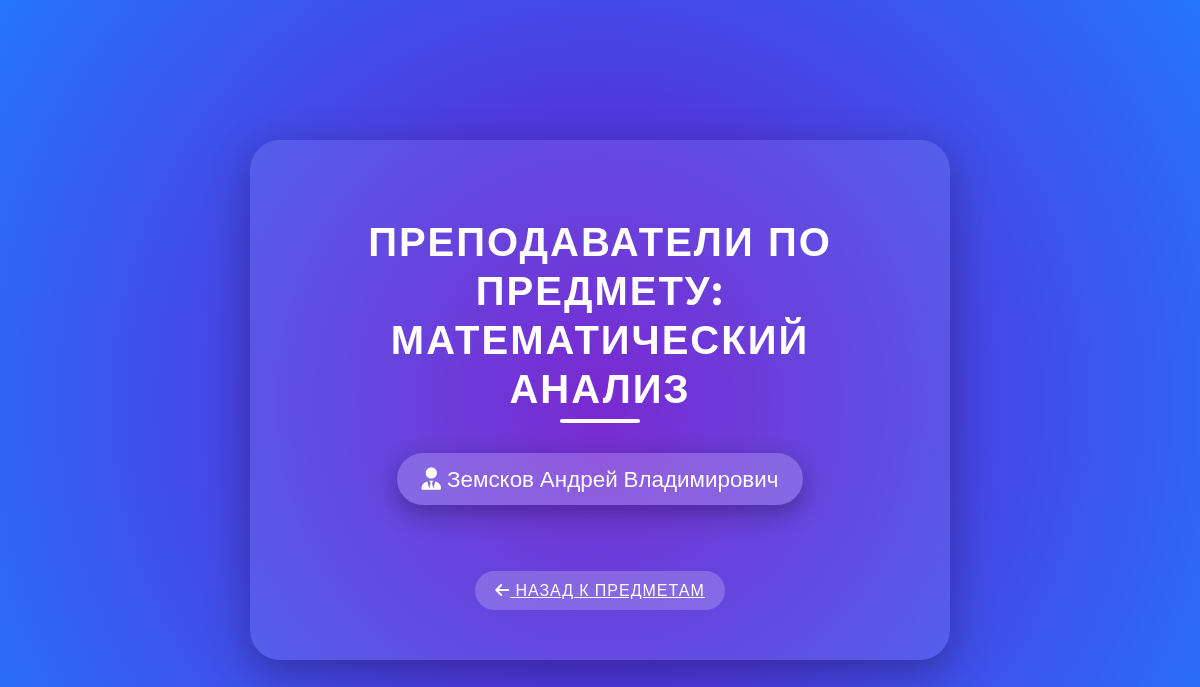
The app's page /subject/2/teachers/ (signed in) with its own data.
### coursework/models.py (models this page shows, shortened)
class Subject(models.Model):
    name = models.CharField(max_length=200)
    discipline = models.ForeignKey(Discipline, on_delete=models.CASCADE, related_name='subjects')
    class Meta:
        verbose_name = "Предмет"
        verbose_name_plural = "Предметы"
        ordering = ['name']

class Teacher(models.Model):
    name = models.CharField(max_length=200)
    subject = models.ForeignKey(Subject, on_delete=models.CASCADE, related_name='teachers')
    class Meta:
        verbose_name = "Преподаватель"
        verbose_name_plural = "Преподаватели"
        ordering = ['name']

### coursework/views.py (the view)
# urls.py: path('subject/<int:subject_id>/teachers/', views.teacher_list, name='teacher_list'),
@login_required
def teacher_list(request, subject_id):
    subject = get_object_or_404(Subject, id=subject_id)
    subject_teachers = Teacher.objects.filter(subject=subject)
    return render(request, 'teachers_list.html', {'subject': subject, 'teachers': subject_teachers})

### coursework/templates/teachers_list.html (shortened to what this page needs)
<!DOCTYPE html>
<html lang="en">
<head>
    <link rel="stylesheet" href="https://cdnjs.cloudflare.com/ajax/libs/font-awesome/6.0.0-beta3/css/all.min.css">
</head>
<body>
    <div class="container">
        <h1>Преподаватели по предмету: {{ subject.name }}</h1>
        <ul>
            {% for teacher in teachers %}
                <li>
                    <a href="{% url 'teacher_detail' teacher.id %}" style="color: inherit; text-decoration: none;">
                        <i class="fas fa-user-tie"></i> {{ teacher.name }}
                    </a>
                </li>
            {% empty %}
                <li>Нет доступных преподавателей для этого предмета</li>
            {% endfor %}
        </ul>
        <a href="{% url 'subject_list' subject.discipline.id %}" class="back-link">
            <i class="fas fa-arrow-left"></i> Назад к предметам
        </a>
    </div>
</body>
</html>

### coursework/templates/teachers_list.html (style rules this page uses)
body { font-family: 'Montserrat', sans-serif; background: radial-gradient(circle at 50% 50%, #6a11cb, #2575fc); margin: 0; padding: 0; display: flex; justify-content: center; align-items: center; height: 100vh; color: #fff; }
h1 { text-align: center; font-size: 2.5em; margin-bottom: 40px; color: #fff; text-transform: uppercase; letter-spacing: 2px; position: relative; }
h1::after { content: ''; position: absolute; left: 50%; bottom: -10px; transform: translateX(-50%); width: 80px; height: 4px; background-color: #fff; border-radius: 2px; }
ul { list-style: none; padding: 0; }
li { margin-bottom: 20px; font-size: 1.4em; background-color: rgba(255, 255, 255, 0.2); padding: 12px 25px; border-radius: 50px; transition: all 0.4s ease; box-shadow: 0 8px 25px rgba(0, 0, 0, 0.3); display: inline-block; }
.container { background-color: rgba(255, 255, 255, 0.1); padding: 50px; border-radius: 30px; box-shadow: 0 12px 40px rgba(0, 0, 0, 0.3); max-width: 600px; width: 100%; text-align: center; }
.back-link { display: inline-block; margin-top: 30px; padding: 10px 20px; background-color: rgba(255, 255, 255, 0.2); border-radius: 30px; color: #fff; text-transform: uppercase; letter-spacing: 1px; transition: background-color 0.4s ease; }

### records on screen
Subject: name "МАТЕМАТИЧЕСКИЙ АНАЛИЗ"
Teacher: name "Земсков Андрей Владимирович"
